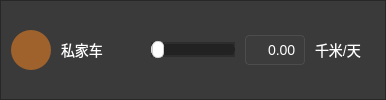
        <widget class="QFrame" name="carFrame">
         <property name="minimumSize">
          <size>
           <width>0</width>
           <height>50</height>
          </size>
         </property>
         <property name="styleSheet">
          <string notr="true">background-color: rgba(40, 40, 40, 180);</string>
         </property>
         <property name="frameShape">
          <enum>QFrame::StyledPanel</enum>
         </property>
         <property name="frameShadow">
          <enum>QFrame::Raised</enum>
         </property>
         <layout class="QHBoxLayout" name="horizontalLayout_13">
          <property name="spacing">
           <number>10</number>
          </property>
          <property name="leftMargin">
           <number>10</number>
          </property>
          <property name="topMargin">
           <number>5</number>
          </property>
          <property name="rightMargin">
           <number>10</number>
          </property>
          <property name="bottomMargin">
           <number>5</number>
          </property>
          <item>
           <widget class="QLabel" name="carIconLabel">
            <property name="minimumSize">
             <size>
              <width>40</width>
              <height>40</height>
             </size>
            </property>
            <property name="maximumSize">
             <size>
              <width>40</width>
              <height>40</height>
             </size>
            </property>
            <property name="styleSheet">
             <string notr="true">background-color: rgba(230, 126, 34, 150);
border-radius: 20px;
padding: 5px;</string>
            </property>
            <property name="text">
             <string/>
            </property>
            <property name="pixmap">
             <pixmap resource="resource.qrc">:/resource/car.png</pixmap>
            </property>
            <property name="scaledContents">
             <bool>true</bool>
            </property>
           </widget>
          </item>
          <item>
           <widget class="QLabel" name="carTextLabel">
            <property name="sizePolicy">
             <sizepolicy hsizetype="Fixed" vsizetype="Preferred">
              <horstretch>0</horstretch>
              <verstretch>0</verstretch>
             </sizepolicy>
            </property>
            <property name="minimumSize">
             <size>
              <width>80</width>
              <height>0</height>
             </size>
            </property>
            <property name="styleSheet">
             <string notr="true">background-color: transparent;
color: white;
font-size: 14px;</string>
            </property>
            <property name="text">
             <string>私家车</string>
            </property>
           </widget>
          </item>
          <item>
           <widget class="QSlider" name="carSlider">
            <property name="styleSheet">
             <string notr="true">QSlider {
    margin: 6px 0;
	background:transparent；
}

QSlider::groove:horizontal {
    border: 1px solid #555555;          /* 轨道边框 */
    height: 5px;                        /* 轨道高度 */
    background: #222222;                /* 轨道背景色 */
    margin: 2px 0;                      /* 上下边距 */
    border-radius: 4px;                 /* 轨道圆角 */
}

QSlider::handle:horizontal {
    background: #ffffff;                /* 滑块背景色-白色 */
    border: 1px solid #cccccc;          /* 滑块边框 */
    width: 10px;                        /* 滑块宽度 */
    height: 10px;                       /* 滑块高度 */
    margin: -6px 0;                     /* 滑块超出轨道的部分 */
    border-radius: 5px;                 /* 滑块圆角（半径为宽度的一半，实现圆形） */
}

QSlider::add-page:horizontal {
    background: #222222;                /* 滑块右侧轨道颜色 */
    border-radius: 4px;                 /* 右侧轨道圆角 */
}

QSlider::sub-page:horizontal {
    background: rgb(222, 222, 222);                /* 滑块左侧轨道颜色 */
    border-radius: 4px;                 /* 左侧轨道圆角 */
}</string>
            </property>
            <property name="maximum">
             <number>1000</number>
            </property>
            <property name="orientation">
             <enum>Qt::Horizontal</enum>
            </property>
           </widget>
          </item>
          <item>
           <widget class="QLineEdit" name="carValueEdit">
            <property name="minimumSize">
             <size>
              <width>60</width>
              <height>30</height>
             </size>
            </property>
            <property name="maximumSize">
             <size>
              <width>60</width>
              <height>30</height>
             </size>
            </property>
            <property name="styleSheet">
             <string notr="true">background-color: rgba(60, 60, 60, 200);
color: white;
font-size: 14px;
border: 1px solid rgba(80, 80, 80, 200);
border-radius: 4px;
padding: 2px 5px;</string>
            </property>
            <property name="text">
             <string>0.00</string>
            </property>
            <property name="alignment">
             <set>Qt::AlignRight|Qt::AlignTrailing|Qt::AlignVCenter</set>
            </property>
           </widget>
          </item>
          <item>
           <widget class="QLabel" name="carUnitLabel">
            <property name="minimumSize">
             <size>
              <width>60</width>
              <height>0</height>
             </size>
            </property>
            <property name="styleSheet">
             <string notr="true">background-color: transparent;
color: white;
font-size: 14px;</string>
            </property>
            <property name="text">
             <string>千米/天</string>
            </property>
            <property name="alignment">
             <set>Qt::AlignLeading|Qt::AlignLeft|Qt::AlignVCenter</set>
            </property>
           </widget>
          </item>
         </layout>
        </widget>
